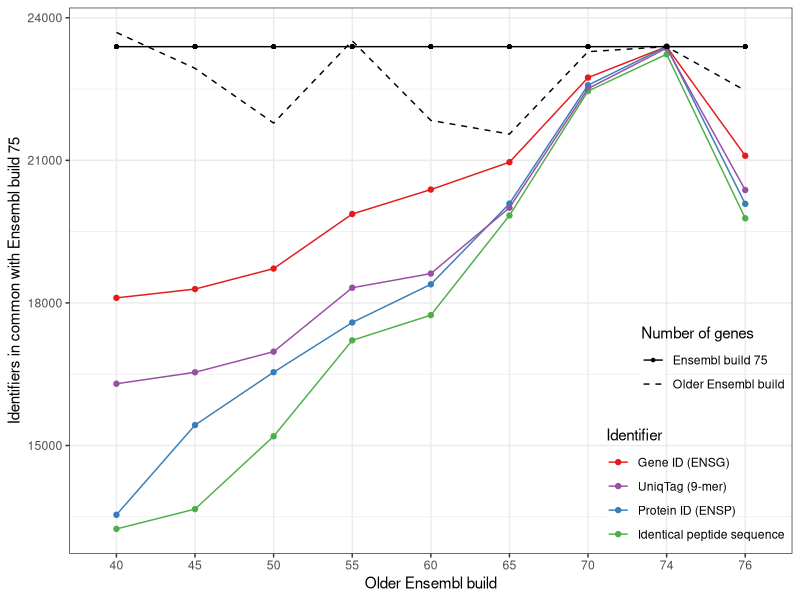
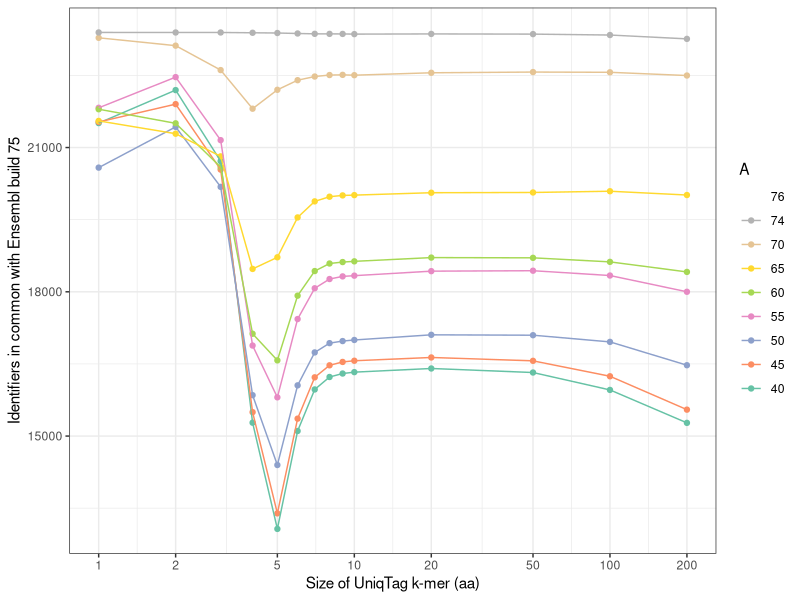

Reproduce these figures in R, in order.
## ---- chunk 1
library(ggplot2)
library(knitr) # for kable
library(reshape2)
library(scales) # for alpha
## ---- chunk 2
data.orig <- read.delim('UniqTag-supp.tsv',
	colClasses = c(A = 'factor', B = 'factor'))
x <- do.call(rbind, strsplit(as.character(data.orig$Table), '.', fixed = TRUE))
colnames(x) <- c('Data', 'Transform', 'Identifier')
data <- cbind(data.orig, x)
rm(x)
data$k <- as.integer(gsub('^[a-z]*', '', data$Identifier))

build.wide <- with(data,
	data.frame(Build.A = A, Build.B = B,
		Num.A = Only.A + Both, Num.B = Only.B + Both))
build.tall <- melt(build.wide, id.vars = c('Build.A', 'Build.B'),
	variable.name = 'Build', value.name = 'Count')
## ---- chunk 3
data.subset <- subset(data, data$k == 9 | is.na(data$k))
aes.data <- aes(x = A, y = Both,
	group = Table, colour = Identifier)
aes.build <- aes(x = Build.A, y = Count,
	group = Build, linetype = Build, shape = Build)
ggplot() +
	geom_point(aes.data, data.subset) +
	geom_line(aes.data, data.subset) +
	scale_colour_brewer(palette = 'Set1',
		breaks = c('gene', 'uniqtag9', 'id', 'seq'),
		labels = c('Gene ID (ENSG)', 'UniqTag (9-mer)',
			'Protein ID (ENSP)', 'Identical peptide sequence')) +

	geom_point(aes.build, build.tall) +
	geom_line(aes.build, build.tall) +
	scale_linetype_manual(name = 'Number of genes',
		breaks = c('Num.B', 'Num.A'),
		labels = c('Ensembl build 75', 'Older Ensembl build'),
		values = c('solid', 'dashed')) +
	scale_shape_manual(name = 'Number of genes',
		breaks = c('Num.B', 'Num.A'),
		labels = c('Ensembl build 75', 'Older Ensembl build'),
		values = c(20, 32)) +

	theme_bw() +
	theme(legend.position = c(1.0, 0),
		legend.justification = c(1, 0),
		legend.box.just = 'right',
		legend.background = element_rect(fill = alpha('white', 0))) +
	xlab('Older Ensembl build') +
	ylab('Identifiers in common with Ensembl build 75')
## ---- chunk 4
ggplot(na.omit(data), aes(x = k, y = Both, group = A, colour = A)) +
	geom_point() +
	geom_line() +
	scale_x_continuous(trans = log_trans(),
		breaks = c(1, 2, 5, 10, 20, 50, 100, 200)) +
	scale_colour_brewer(palette = 'Set2') +
	guides(colour = guide_legend(reverse = TRUE)) +
	theme_bw() +
	xlab('Size of UniqTag k-mer (aa)') +
	ylab('Identifiers in common with Ensembl build 75')
## ---- chunk 5
kable(data)
